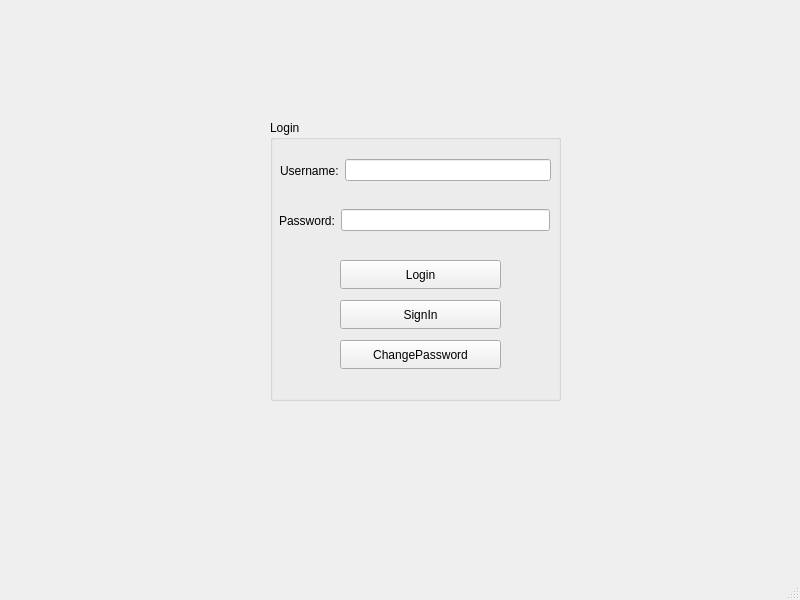
<?xml version="1.0" encoding="UTF-8"?>
<ui version="4.0">
 <class>MainWindow</class>
 <widget class="QMainWindow" name="MainWindow">
  <property name="geometry">
   <rect>
    <x>0</x>
    <y>0</y>
    <width>800</width>
    <height>600</height>
   </rect>
  </property>
  <property name="windowTitle">
   <string>MainWindow</string>
  </property>
  <widget class="QWidget" name="centralwidget">
   <widget class="QGroupBox" name="groupBox">
    <property name="geometry">
     <rect>
      <x>270</x>
      <y>120</y>
      <width>291</width>
      <height>281</height>
     </rect>
    </property>
    <property name="title">
     <string>Login</string>
    </property>
    <widget class="QWidget" name="horizontalLayoutWidget">
     <property name="geometry">
      <rect>
       <x>10</x>
       <y>30</y>
       <width>271</width>
       <height>41</height>
      </rect>
     </property>
     <layout class="QHBoxLayout" name="horizontalLayout">
      <item>
       <widget class="QLabel" name="Username">
        <property name="text">
         <string>Username:</string>
        </property>
       </widget>
      </item>
      <item>
       <widget class="QLineEdit" name="lineEditUsername"/>
      </item>
     </layout>
    </widget>
    <widget class="QWidget" name="horizontalLayoutWidget_2">
     <property name="geometry">
      <rect>
       <x>9</x>
       <y>80</y>
       <width>271</width>
       <height>41</height>
      </rect>
     </property>
     <layout class="QHBoxLayout" name="horizontalLayout_2">
      <item>
       <widget class="QLabel" name="Password">
        <property name="text">
         <string>Password:</string>
        </property>
       </widget>
      </item>
      <item>
       <widget class="QLineEdit" name="lineEditPassword">
        <property name="echoMode">
         <enum>QLineEdit::EchoMode::Password</enum>
        </property>
       </widget>
      </item>
     </layout>
    </widget>
    <widget class="QPushButton" name="pushButtonLogin">
     <property name="geometry">
      <rect>
       <x>70</x>
       <y>140</y>
       <width>161</width>
       <height>29</height>
      </rect>
     </property>
     <property name="text">
      <string>Login</string>
     </property>
    </widget>
    <widget class="QPushButton" name="pushButtonSignIn">
     <property name="geometry">
      <rect>
       <x>70</x>
       <y>180</y>
       <width>161</width>
       <height>29</height>
      </rect>
     </property>
     <property name="text">
      <string>SignIn</string>
     </property>
    </widget>
    <widget class="QPushButton" name="pushButtonChangePassword">
     <property name="geometry">
      <rect>
       <x>70</x>
       <y>220</y>
       <width>161</width>
       <height>29</height>
      </rect>
     </property>
     <property name="text">
      <string>ChangePassword</string>
     </property>
    </widget>
   </widget>
  </widget>
  <widget class="QStatusBar" name="statusbar"/>
 </widget>
 <resources/>
 <connections/>
</ui>
